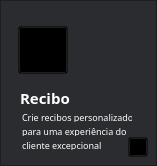
                                     <widget class="QFrame" name="frame_recibo_3">
                                      <property name="minimumSize">
                                       <size>
                                        <width>151</width>
                                        <height>161</height>
                                       </size>
                                      </property>
                                      <property name="maximumSize">
                                       <size>
                                        <width>123456</width>
                                        <height>123456</height>
                                       </size>
                                      </property>
                                      <property name="styleSheet">
                                       <string notr="true">QFrame{
	background-color: rgba(32, 33, 37, 200);
	background-image: url(none);}

QFrame:hover
{border: 0.5px solid rgba(255, 255, 255, 80)}</string>
                                      </property>
                                      <property name="frameShape">
                                       <enum>QFrame::StyledPanel</enum>
                                      </property>
                                      <property name="frameShadow">
                                       <enum>QFrame::Raised</enum>
                                      </property>
                                      <widget class="QPushButton" name="btn_logo_recibo_3">
                                       <property name="geometry">
                                        <rect>
                                         <x>18</x>
                                         <y>26</y>
                                         <width>50</width>
                                         <height>48</height>
                                        </rect>
                                       </property>
                                       <property name="styleSheet">
                                        <string notr="true">background-color: transparent</string>
                                       </property>
                                       <property name="text">
                                        <string/>
                                       </property>
                                       <property name="icon">
                                        <iconset>
                                         <normaloff>../../../images/svg_icons/icon_inventory.svg</normaloff>../../../images/svg_icons/icon_inventory.svg</iconset>
                                       </property>
                                       <property name="iconSize">
                                        <size>
                                         <width>75</width>
                                         <height>75</height>
                                        </size>
                                       </property>
                                      </widget>
                                      <widget class="QLabel" name="lbl_recibo_3">
                                       <property name="geometry">
                                        <rect>
                                         <x>20</x>
                                         <y>90</y>
                                         <width>50</width>
                                         <height>16</height>
                                        </rect>
                                       </property>
                                       <property name="font">
                                        <font>
                                         <family>Segoe UI Semilight</family>
                                         <pointsize>11</pointsize>
                                         <bold>true</bold>
                                        </font>
                                       </property>
                                       <property name="styleSheet">
                                        <string notr="true">border:none;
color: rgb(255, 255, 255);
background-color: transparent</string>
                                       </property>
                                       <property name="text">
                                        <string>Recibo</string>
                                       </property>
                                      </widget>
                                      <widget class="QLabel" name="lbl_info_extra_recibo_7">
                                       <property name="geometry">
                                        <rect>
                                         <x>22</x>
                                         <y>112</y>
                                         <width>110</width>
                                         <height>10</height>
                                        </rect>
                                       </property>
                                       <property name="font">
                                        <font>
                                         <family>Segoe UI Light</family>
                                         <pointsize>7</pointsize>
                                        </font>
                                       </property>
                                       <property name="styleSheet">
                                        <string notr="true">border:none;
color: rgb(255, 255, 255);
background-color: transparent</string>
                                       </property>
                                       <property name="text">
                                        <string>Crie recibos personalizados</string>
                                       </property>
                                       <property name="scaledContents">
                                        <bool>false</bool>
                                       </property>
                                      </widget>
                                      <widget class="QPushButton" name="btn_log_extra_recibo_3">
                                       <property name="geometry">
                                        <rect>
                                         <x>128</x>
                                         <y>137</y>
                                         <width>20</width>
                                         <height>20</height>
                                        </rect>
                                       </property>
                                       <property name="styleSheet">
                                        <string notr="true">background-color: transparent</string>
                                       </property>
                                       <property name="icon">
                                        <iconset>
                                         <normaloff>../../../images/svg_icons/icon_push_notification.svg</normaloff>../../../images/svg_icons/icon_push_notification.svg</iconset>
                                       </property>
                                       <property name="iconSize">
                                        <size>
                                         <width>20</width>
                                         <height>20</height>
                                        </size>
                                       </property>
                                      </widget>
                                      <widget class="QLabel" name="lbl_info_extra_recibo_8">
                                       <property name="geometry">
                                        <rect>
                                         <x>22</x>
                                         <y>126</y>
                                         <width>110</width>
                                         <height>10</height>
                                        </rect>
                                       </property>
                                       <property name="font">
                                        <font>
                                         <family>Segoe UI Light</family>
                                         <pointsize>7</pointsize>
                                        </font>
                                       </property>
                                       <property name="styleSheet">
                                        <string notr="true">border:none;
color: rgb(255, 255, 255);
background-color: transparent</string>
                                       </property>
                                       <property name="text">
                                        <string>para uma experiência do</string>
                                       </property>
                                       <property name="scaledContents">
                                        <bool>false</bool>
                                       </property>
                                      </widget>
                                      <widget class="QLabel" name="lbl_info_extra_recibo_9">
                                       <property name="geometry">
                                        <rect>
                                         <x>22</x>
                                         <y>140</y>
                                         <width>90</width>
                                         <height>10</height>
                                        </rect>
                                       </property>
                                       <property name="font">
                                        <font>
                                         <family>Segoe UI Light</family>
                                         <pointsize>7</pointsize>
                                        </font>
                                       </property>
                                       <property name="styleSheet">
                                        <string notr="true">border:none;
color: rgb(255, 255, 255);
background-color: transparent</string>
                                       </property>
                                       <property name="text">
                                        <string>cliente excepcional</string>
                                       </property>
                                       <property name="scaledContents">
                                        <bool>false</bool>
                                       </property>
                                      </widget>
                                     </widget>
